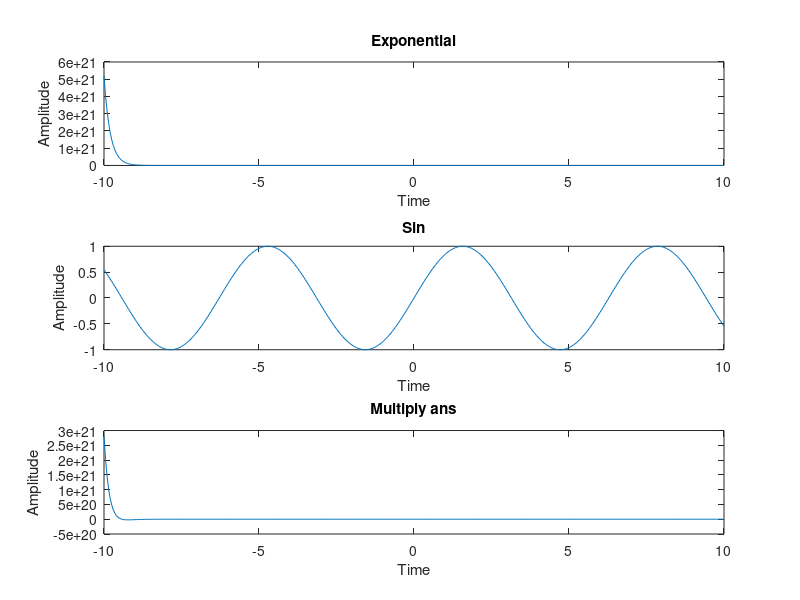

MATLAB code to generate this figure:
clc;
clear all;
close all;
t= -10:0.05:10;
a=input('a');
Y = exp((-a).*t);
subplot(3,1,1);
plot(t,Y);
xlabel('Time');
ylabel('Amplitude');
title('Exponential');
o=sin(t);
subplot(3,1,2);
plot(t,o);
xlabel('Time');
ylabel('Amplitude');
title('Sin');
z=Y.*o;
subplot(3,1,3);
plot(t,z);
xlabel('Time');
ylabel('Amplitude');
title('Multiply ans');
